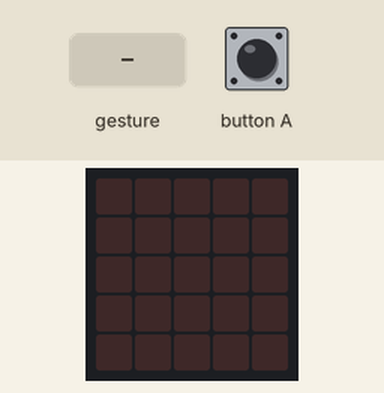
Recording of a program running on a simulated BBC micro:bit (MakeCode). Shown: the board's 5×5 LED display. The inputs (shaded band) are chosen by the test bench. Random numbers come from a fixed seed; a tilt is held for 1.5 s and a shake lasts 1 s, then the board lies face up again.

Above: at 1.2 s.
1.3 s: button A pressed for 0.15 s
At 1.57 s:
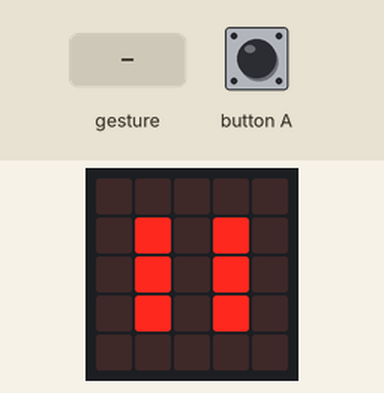
4.3 s: gesture 'shake'
At 6.52 s:
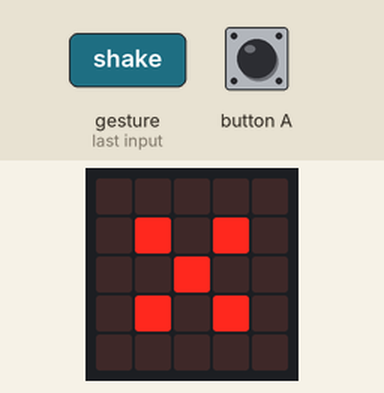
7.3 s: button A pressed for 0.15 s
At 7.57 s:
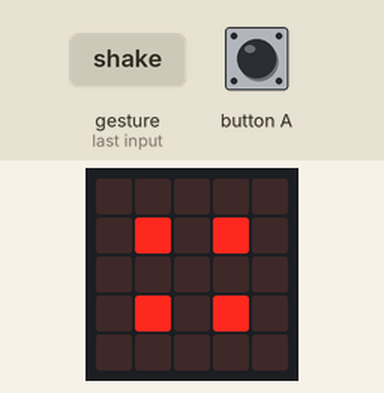
10.4 s: button A pressed for 0.15 s
At 10.74 s:
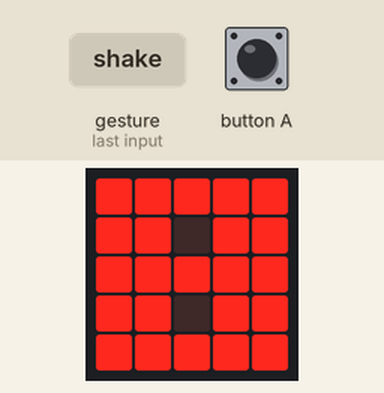
13.4 s: gesture 'shake'
At 16.07 s:
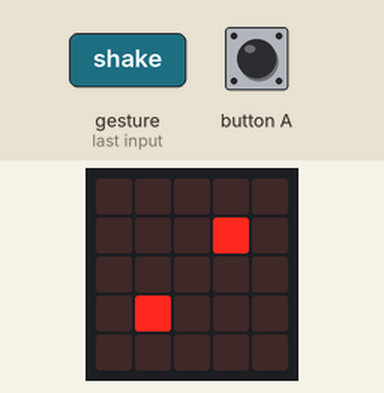
16.4 s: button A pressed for 0.15 s
At 19.87 s:
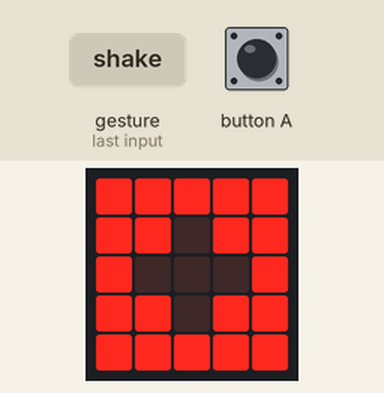

Measured:
- after the input at 1.3 s, the display: changes after 0.15 s (image 1)

The program:

main.ts
```typescript
function kocka () {
    finish = false
    for (let index2 = 0; index2 <= 4; index2++) {
        for (let index = 0; index <= 5; index++) {
            if (index == 5) {
                led.plot(2, 2)
            } else if (index == 4) {
                led.plot(1, 3)
                led.plot(3, 1)
            } else if (index == 3) {
                led.plot(1, 3)
                led.plot(2, 2)
                led.plot(3, 1)
            } else if (index == 2) {
                led.plot(1, 1)
                led.plot(3, 1)
                led.plot(1, 3)
                led.plot(3, 3)
            } else if (index == 1) {
                led.plot(1, 1)
                led.plot(1, 3)
                led.plot(2, 2)
                led.plot(3, 1)
                led.plot(3, 3)
            } else if (index == 0) {
                led.plot(1, 1)
                led.plot(1, 2)
                led.plot(1, 3)
                led.plot(3, 1)
                led.plot(3, 2)
                led.plot(3, 3)
            } else {
                basic.clearScreen()
            }
            basic.pause(30 * (1 + index2))
            basic.clearScreen()
        }
    }
    basic.clearScreen()
    basic.pause(500)
    value = randint(1, 6)
    if (value == 1) {
        led.plot(2, 2)
    } else if (value == 2) {
        led.plot(1, 1)
        led.plot(3, 3)
    } else if (value == 3) {
        led.plot(1, 3)
        led.plot(2, 2)
        led.plot(3, 1)
    } else if (value == 4) {
        led.plot(1, 1)
        led.plot(3, 1)
        led.plot(1, 3)
        led.plot(3, 3)
    } else if (value == 5) {
        led.plot(1, 1)
        led.plot(1, 3)
        led.plot(2, 2)
        led.plot(3, 1)
        led.plot(3, 3)
    } else if (value == 6) {
        led.plot(1, 1)
        led.plot(1, 2)
        led.plot(1, 3)
        led.plot(3, 1)
        led.plot(3, 2)
        led.plot(3, 3)
    } else {
        basic.clearScreen()
    }
    finish = true
}
let value = 0
let finish = false
input.onGesture(Gesture.Shake, kocka)
input.onButtonPressed(Button.A, kocka)
basic.forever(function () {
    if (finish == true) {
        basic.clearScreen()
        if (value == 1) {
            led.plot(2, 2)
        } else if (value == 2) {
            led.plot(1, 1)
            led.plot(3, 3)
        } else if (value == 3) {
            led.plot(1, 3)
            led.plot(2, 2)
            led.plot(3, 1)
        } else if (value == 4) {
            led.plot(1, 1)
            led.plot(3, 1)
            led.plot(1, 3)
            led.plot(3, 3)
        } else if (value == 5) {
            led.plot(1, 1)
            led.plot(1, 3)
            led.plot(2, 2)
            led.plot(3, 1)
            led.plot(3, 3)
        } else if (value == 6) {
            led.plot(1, 1)
            led.plot(1, 2)
            led.plot(1, 3)
            led.plot(3, 1)
            led.plot(3, 2)
            led.plot(3, 3)
        } else {
            basic.clearScreen()
        }
        basic.pause(500)
        basic.showLeds(`
            # # # # #
            # . . . #
            # . . . #
            # . . . #
            # # # # #
            `,0)
basic.pause(500)
    }
})
```

test.ts
```typescript
// ide kerülnek a tesztek; a rendszer ezt nem kompilálja, ha a csomagot bővítményként használják.
```
